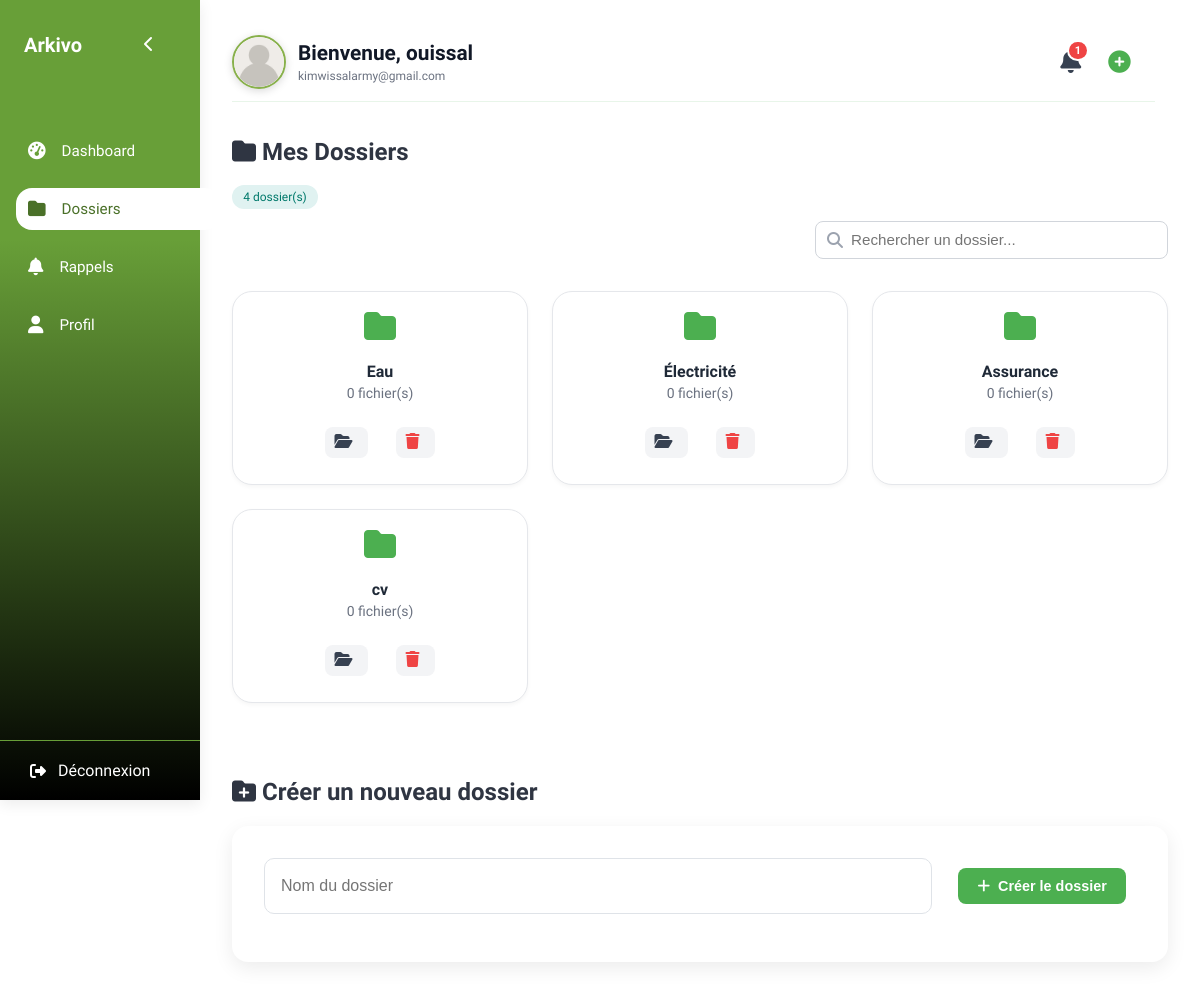
Screenshot of /files (signed in) with the database file from the repository.
### tables this page shows
CREATE TABLE folders (
        id INTEGER PRIMARY KEY AUTOINCREMENT,
        name TEXT NOT NULL,
        user_id INTEGER NOT NULL,
        created_at TIMESTAMP DEFAULT CURRENT_TIMESTAMP,
        FOREIGN KEY (user_id) REFERENCES users(id)
    );

### application.py (the view)
@app.route('/files')
def files():
    if 'user_id' not in session:
        return redirect(url_for('index'))
    db = get_db()
    user_id = session['user_id']
    files = db.execute('''
        SELECT f.*, fo.name AS folder_name FROM files f
        LEFT JOIN folders fo ON f.folder_id = fo.id
        WHERE f.user_id = ?
        ORDER BY f.created_at DESC
    ''', (user_id,)).fetchall()
    folders = db.execute("SELECT * FROM folders WHERE user_id = ?", (user_id,)).fetchall()
    notifications = db.execute('''
        SELECT * FROM notifications
        WHERE user_id = ?
        ORDER BY id DESC
        LIMIT 10
    ''', (user_id,)).fetchall()
    notif_count = db.execute("SELECT COUNT(*) FROM notifications WHERE user_id = ?", (user_id,)).fetchone()[0]
    return render_template('folder.html', files=files, folders=folders,notifications=notifications,
                           notif_count=notif_count)

### application.py (called while the page is built)
def get_db():
    conn = sqlite3.connect('app.db')
    conn.row_factory = sqlite3.Row
    return conn

@app.before_request
def load_profile_picture():
    user_id = session.get('user_id')
    if user_id and 'profile_pic' not in session:
        db = get_db()
        user = db.execute('SELECT profile_pic FROM users WHERE id = ?', (user_id,)).fetchone()
        if user and user['profile_pic']:
            session['profile_pic'] = url_for('static', filename=f'uploads/{user["profile_pic"]}')

### templates/folder.html (shortened to what this page needs)
<!DOCTYPE html>
<html lang="fr">
<head>
    <link rel="stylesheet" href="https://cdnjs.cloudflare.com/ajax/libs/font-awesome/6.5.0/css/all.min.css">
    <link rel="stylesheet" href="{{ url_for('static', filename='css/folder.css') }}" />
</head>
<body>
    <aside class="sidebar" id="sidebar">
        <div class="sidebar-header">
            <h1 class="logo notranslate">Arkivo</h1>
            <button class="toggle-btn" onclick="toggleSidebar()">
                <i class="fas fa-chevron-left" id="toggleIcon"></i>
            </button>
        </div>
        <nav class="sidebar-nav">
            <ul>
                <li><a href="{{ url_for('dashboard') }}"><i class="fas fa-tachometer-alt"></i> <span
                            class="link-text">Dashboard</span></a></li>
                <li><a href="{{ url_for('folders') }}" class="active"><i class="fas fa-folder"></i> <span
                            class="link-text">Dossiers</span></a></li>
                <li><a href="{{ url_for('reminders') }}"><i class="fas fa-bell"></i> <span
                            class="link-text">Rappels</span></a></li>
                <li><a href="{{ url_for('account') }}"><i class="fas fa-user"></i> <span
                            class="link-text">Profil</span></a></li>
            </ul>
        </nav>
        <div class="sidebar-footer">
            <a href="{{ url_for('logout') }}" class="logout-btn">
                <i class="fas fa-sign-out-alt"></i>
                <span class="logout-text">Déconnexion</span>
            </a>
        </div>
    </aside>
    <main class="dashboard-main" id="main">
        <section class="welcome-section fade-in">
            <div class="welcome-card">
                <div class="profile-info">
                    <div class="profile-pic">
                        <img src="{{ session.profile_pic or url_for('static', filename='img/default-profile.png') }}"
                            alt="Photo de profil" class="profile-image">
                    </div>
                    <div class="profile-text">
                        <h2>Bienvenue, {{ session.fullname }}</h2>
                        <p>{{ session.user_email }}</p>
                    </div>
                    <div class="notification-icon" title="Notifications" id="notifToggle">
                        <i class="fas fa-bell"></i>
                        {% if notif_count > 0 %}
                        <span class="badge" id="notifCount">{{ notif_count }}</span>
                        {% endif %}
                    </div>
                </div>
                <div class="upload-icon" title="Importer un fichier" onclick="openUploadModal()">
                    <i class="fas fa-plus-circle"></i>
                </div>
            </div>
        </section>
        <section class="dashboard-section fade-in">
            <div class="section-header">
                <h2><i class="fas fa-folder"></i> Mes Dossiers</h2>
                <span class="count-badge">{{ folders|length }} dossier(s)</span>
            </div>
            <div class="search-bar">
                <input type="text" id="searchInput" placeholder="Rechercher un dossier..." onkeyup="filterItems()"
                    style="padding-left: 2.2rem;">
            </div>
            <div class="folders-grid">
                {% if folders %}
                {% for folder in folders %}
                <div class="folder-card" onclick="openFilesModal({{ folder.id }})">
                    <div class="folder-icon">
                        <i class="fas fa-folder"></i>
                    </div>
                    <div class="folder-info">
                        <h3>{{ folder.name }}</h3>
                        <p>{{ folder.file_count or 0 }} fichier(s)</p>
                    </div>
                    <div class="folder-actions">
                        <button class="action-btn" title="Ouvrir le dossier"
                            onclick="event.stopPropagation(); openFilesModal({{ folder.id }})">
                            <i class="fas fa-folder-open"></i>
                        </button>
                        <form action="{{ url_for('delete_folder', folder_id=folder.id) }}" method="POST"
                            style="display: inline;" onclick="event.stopPropagation();">
                            <button type="submit" class="action-btn delete" title="Supprimer le dossier"
                                onclick="return confirm('Voulez-vous vraiment supprimer ce dossier ?')">
                                <i class="fas fa-trash"></i>
                            </button>
                        </form>
                    </div>
                </div>
                {% endfor %}
                {% endif %}
            </div>
        </section>
        <section class="dashboard-section fade-in">
            <div class="section-header">
                <h2><i class="fas fa-folder-plus"></i> Créer un nouveau dossier</h2>
            </div>
            <div class="folder-form-card">
                <form action="{{ url_for('add_folder') }}" method="POST" class="folder-form">
                    <div class="form-group">
                        <input type="text" name="folder_name" class="form-input" placeholder="Nom du dossier" required>
                        <button type="submit" class="btn btn-primary">
                            <i class="fas fa-plus"></i> Créer le dossier
                        </button>
                    </div>
                </form>
            </div>
        </section>
    </main>
</body>
</html>

### templates/folder.html (style rules this page uses)
button { padding: 8px 12px; margin: 10px; cursor: pointer; }
body { top: 0px !important; position: static !important; }

### rows the page displays
folders: name "Eau", file_count "0"
folders: name "Électricité", file_count "0"
folders: name "Assurance", file_count "0"
folders: name "cv", file_count "0"

### other values shown
{{ session.fullname }} "ouissal"
{{ session.user_email }} "kimwissalarmy@gmail.com"
{{ notif_count }} "1"
{{ folders|length }} "4"
